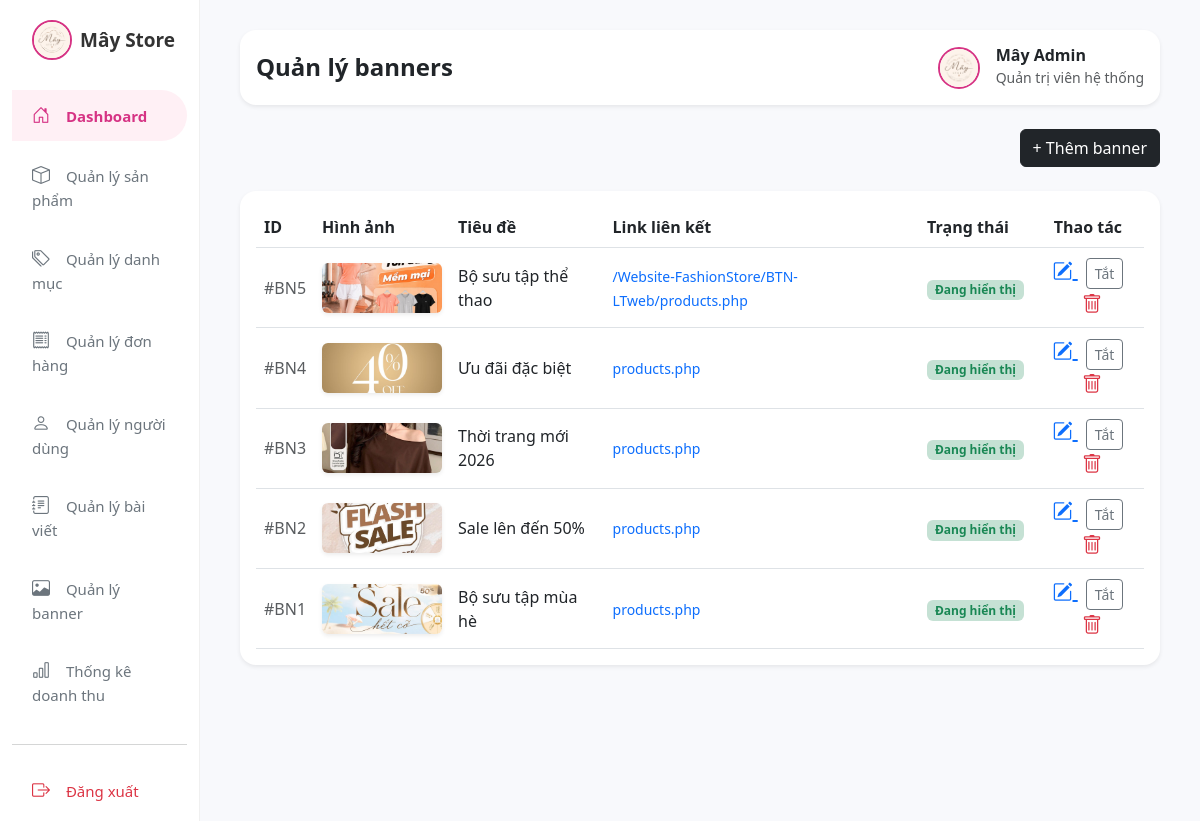
Screenshot of /admin/banners/index.php with the database file from the repository.
### tables this page shows
CREATE TABLE banners (
    id INT AUTO_INCREMENT PRIMARY KEY,
    title VARCHAR(255) NOT NULL,
    image VARCHAR(255) NOT NULL,
    link VARCHAR(255),
    start_at DATETIME,
    end_at DATETIME,
    status INT DEFAULT 1,
    created_at DATETIME DEFAULT CURRENT_TIMESTAMP,
    updated_at DATETIME DEFAULT CURRENT_TIMESTAMP
);

### admin/banners/index.php (the view, shortened to what this page needs)
<?php
require_once '../../includes/database.php';
$result = $conn->query("SELECT * FROM banners ORDER BY id DESC");
?>
<!DOCTYPE html>
<html lang="vi">
<head>
    <link href="https://cdn.jsdelivr.net/npm/bootstrap@5.3.0/dist/css/bootstrap.min.css" rel="stylesheet">
    <link href="https://cdn.jsdelivr.net/npm/bootstrap-icons@1.10.5/font/bootstrap-icons.css" rel="stylesheet">
    <link rel="stylesheet" href="../../assets/css/style.css">
</head>
<body>
<div class="container-fluid">
<div class="row">
<div class="col-12 col-md-3 col-lg-2 sidebar">
    <div class="collapse d-md-block" id="adminMenu">
        <div class="sidebar-logo d-flex align-items-center gap-2">
            <img src="../../uploads/images/logomay.jpg" alt="Mây Store" style="width:40px;height:40px;object-fit:cover;border-radius:50%;border:2px solid #d63384;">
            <span style="color:#333;font-size:19px;">Mây Store</span>
        </div>
        <nav class="d-flex flex-wrap flex-md-column gap-1">
            <a href="../dashboard.php" class="active"><i class="bi bi-house-door"></i> Dashboard</a>
            <a href="../products/index.php"><i class="bi bi-box"></i> Quản lý sản phẩm</a>
            <a href="../categories/index.php"><i class="bi bi-tags"></i> Quản lý danh mục</a>
            <a href="../orders/index.php"><i class="bi bi-receipt"></i> Quản lý đơn hàng</a>
            <a href="../users/index.php"><i class="bi bi-person"></i> Quản lý người dùng</a>
            <a href="../posts/index.php"><i class="bi bi-journal-text"></i> Quản lý bài viết</a>
            <a href="../banners/index.php"><i class="bi bi-image"></i> Quản lý banner</a>
            <a href="../statistics.php"><i class="bi bi-bar-chart"></i> Thống kê doanh thu</a>
            <hr class="my-3 text-muted w-100">
            <a href="../../fashion-store/logout.php" class="text-danger"><i class="bi bi-box-arrow-right"></i> Đăng xuất</a>
        </nav>
    </div>
</div>
        <div class="col-md-10 main-content">
                <div class="d-flex justify-content-between align-items-center mb-4 bg-white p-3 rounded-4 shadow-sm">
                    <h4 class="fw-bold mb-0 text-dark">Quản lý banners</h4>
                    <div class="d-flex align-items-center gap-3">
                        <img src="../../uploads/images/logomay.jpg" alt="Admin" style="width: 42px; height: 42px; object-fit: cover; border-radius: 50%; border: 2px solid #d63384;">
                        <div>
                            <h6 class="mb-0 fw-bold text-dark">Mây Admin</h6>
                            <small class="text-muted">Quản trị viên hệ thống</small>
                        </div>
                    </div>
                </div>
                <div class="d-flex justify-content-end mb-4">
                    <a href="create.php" class="btn btn-dark">+ Thêm banner</a>
                </div>
            <div class="card border-0 shadow-sm p-3 rounded-4">
                <div class="table-responsive">
                    <table class="table align-middle mb-0">
                        <thead>
                            <tr>
                                <th>ID</th>
                                <th>Hình ảnh</th>
                                <th>Tiêu đề</th>
                                <th>Link liên kết</th>
                                <th>Trạng thái</th>
                                <th class="text-center">Thao tác</th>
                            </tr>
                        </thead>
                        <tbody>
                        <?php if ($result && $result->num_rows > 0): ?>
                            <?php while ($row = $result->fetch_assoc()): ?>
                                <tr>
                                    <td class="text-muted">#BN<?= $row['id'] ?></td>
                                    <td>
                                        <?php if (!empty($row['image'])): ?>
                                            <img src="../../uploads/banners/<?= htmlspecialchars($row['image']) ?>"
                                                class="banner-img shadow-sm"
                                                alt="Banner">
                                        <?php else: ?>
                                            <span class="text-muted small">Không ảnh</span>
                                        <?php endif; ?>
                                    </td>
                                    <td class="fw-medium"><?= htmlspecialchars($row['title']) ?></td>
                                    <td>
                                        <?php if (!empty($row['link'])): ?>
                                            <a href="<?= htmlspecialchars($row['link']) ?>"
                                            target="_blank"
                                            class="small text-decoration-none">
                                                <?= htmlspecialchars($row['link']) ?>
                                            </a>
                                        <?php else: ?>
                                            <span class="text-muted small">Không có</span>
                                        <?php endif; ?>
                                    </td>
                                    <td>
                                        <?php if ($row['status'] == 1): ?>
                                            <span class="badge bg-success bg-opacity-25 text-success">Đang hiển thị</span>
                                        <?php else: ?>
                                            <span class="badge bg-secondary bg-opacity-25 text-secondary">Đã ẩn</span>
                                        <?php endif; ?>
                                    </td>
                                    <td class="text-center">
                                        <a href="edit.php?id=<?= $row['id'] ?>"
                                        class="text-primary fs-5 me-2"
                                        title="Sửa banner">
                                            <i class="bi bi-pencil-square"></i>
                                        </a>
                                        <a href="index.php?action=toggle&id=<?= $row['id'] ?>"
                                        class="btn btn-sm btn-outline-<?= $row['status'] == 1 ? 'secondary' : 'success' ?>"
                                        onclick="return confirm('Bạn có chắc muốn đổi trạng thái banner này?');">
                                            <?= $row['status'] == 1 ? 'Tắt' : 'Bật' ?>
                                        </a>
                                        <a href="delete.php?id=<?= $row['id'] ?>"
                                        class="text-danger fs-5 ms-2"
                                        title="Xóa"
                                        onclick="return confirm('Bạn có chắc chắn muốn xóa banner này?');">
                                            <i class="bi bi-trash"></i>
                                        </a>
                                    </td>
                                </tr>
                            <?php endwhile; ?>
                        <?php else: ?>
                            <tr>
                                <td colspan="6" class="text-center py-4 text-muted">Chưa có banner nào trong hệ thống.</td>
                            </tr>
                        <?php endif; ?>
                        </tbody>
                    </table>
                </div>
            </div>
        </div>
    </div>
</div>
</body>
</html>

### assets/css/style.css (style rules this page uses)
body { background-color: #f8f9fc; font-family: 'Segoe UI', sans-serif; overflow-x: hidden; }
.sidebar { background-color: #ffffff; border-right: 1px solid #f0f0f0; padding-top: 20px; }
.sidebar-logo { font-size: 20px; font-weight: 700; margin-bottom: 30px; padding-left: 20px; color: #000; }
.sidebar a { display: block; padding: 12px 20px; color: #6c757d; text-decoration: none; font-weight: 500; font-size: 15px; margin-bottom: 5px; border-radius: 0 30px 30px 0; }
.sidebar a:hover, .sidebar a.active { background-color: #fff0f5; color: #d63384; font-weight: 600; }
.sidebar a i { margin-right: 12px; font-size: 18px; }
.main-content { padding: 30px 40px; }
.banner-img { width: 120px; height: 50px; object-fit: cover; border-radius: 6px; }
th.text-center,td.text-center { text-align: center !important;vertical-align: middle; }

### rows the page displays
banners: id "5", image (picture), title "Bộ sưu tập thể thao", link "/Website-FashionStore/BTN-LTweb/products.php", status "Đang hiển thị"
banners: id "4", image (picture), title "Ưu đãi đặc biệt", link "products.php", status "Đang hiển thị"
banners: id "3", image (picture), title "Thời trang mới 2026", link "products.php", status "Đang hiển thị"
banners: id "2", image (picture), title "Sale lên đến 50%", link "products.php", status "Đang hiển thị"
banners: id "1", image (picture), title "Bộ sưu tập mùa hè", link "products.php", status "Đang hiển thị"
